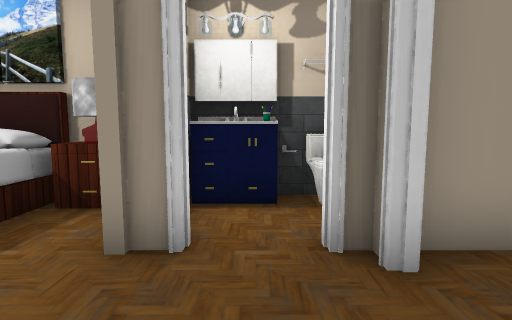
[1] (above)

24 first-person views from a walk through a scene from a Unity 3-D project. The camera is 1.2 m above the floor, tilts 6° down and sees 80° across. The floor is counted in squares, 1 m on a side. Each view is taken from the middle of a square. On the plan, view 1 faces up. The plan holds only what a view shows up to about 13 squares ahead; the rest is blank. The place goes on beyond the plan. Some animated figures are left out. Door leaves are left out, so doorways stand open. Some surface patterns are stand-ins.

[2]
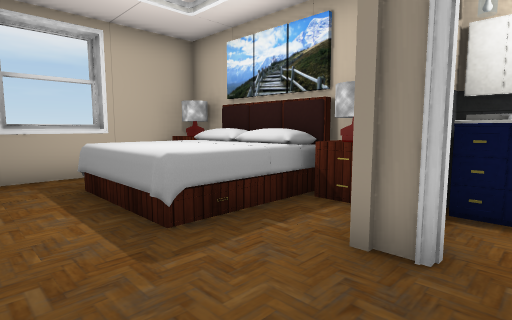

[3]
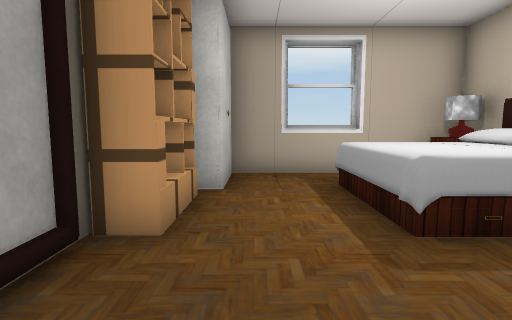

[4]
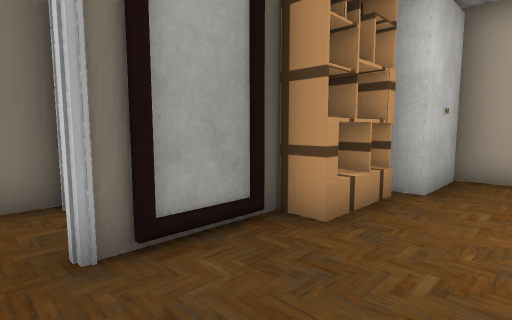

[5]
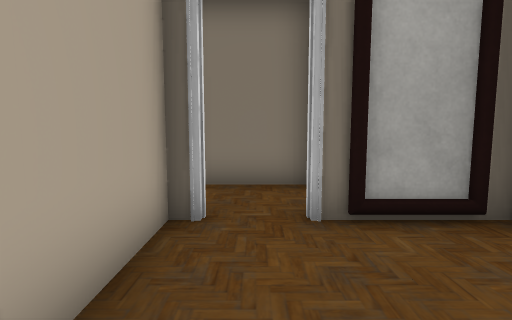

[6]
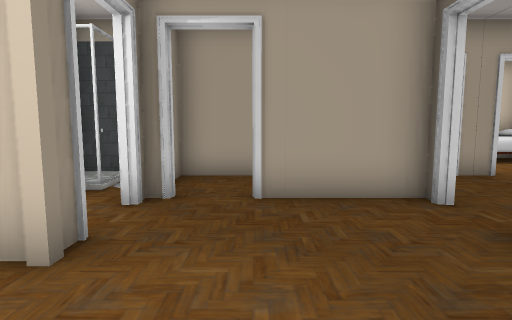

[7]
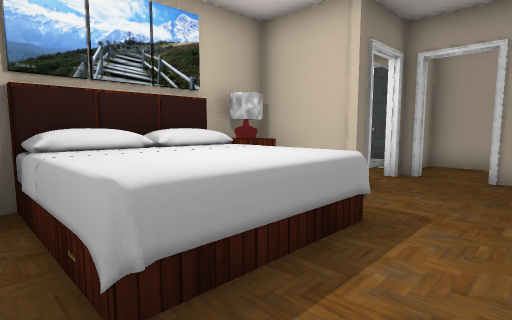

[8]
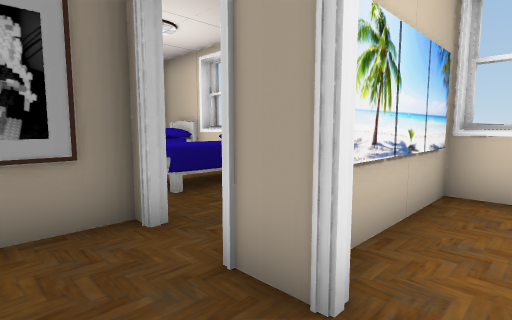

[9]
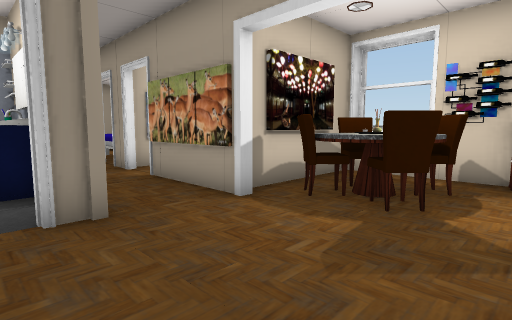

[10]
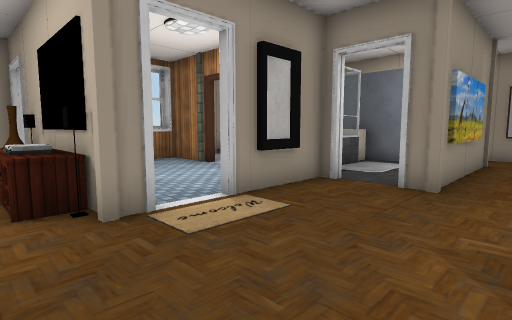

[11]
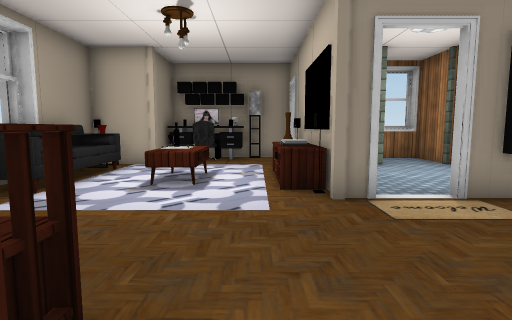

[12]
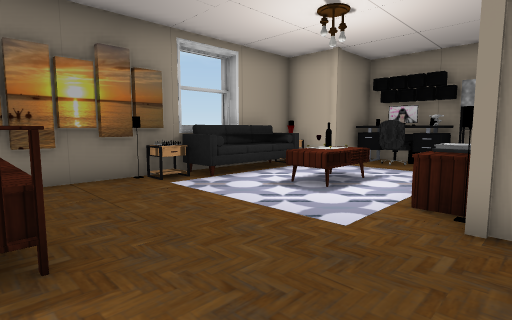

[13]
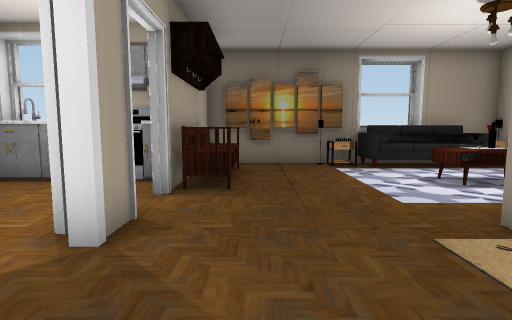

[14]
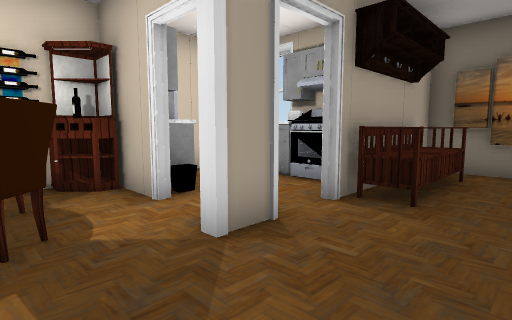

[15]
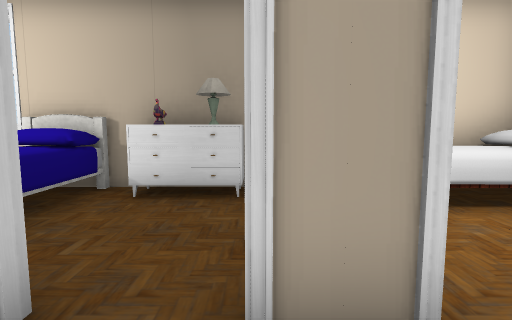

[16]
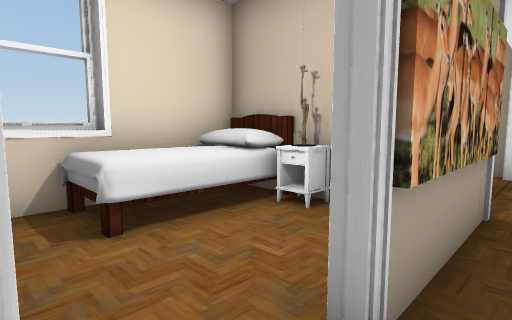

[17]
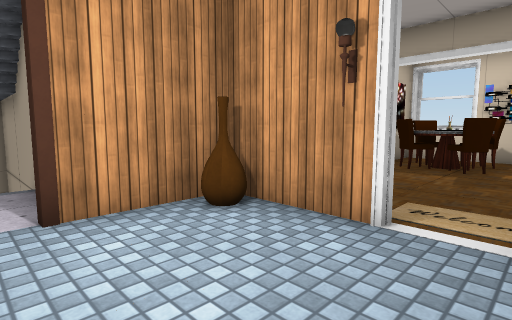

[18]
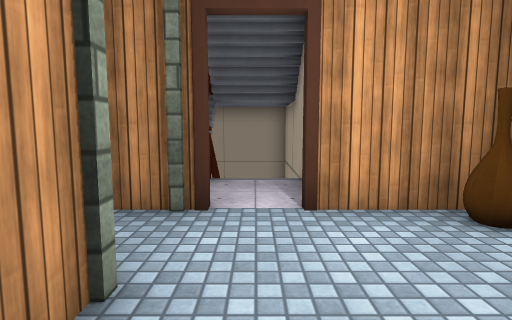

[19]
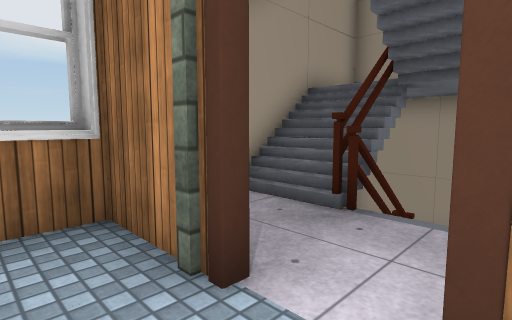

[20]
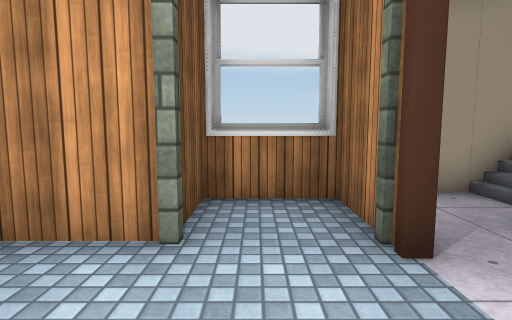

[21]
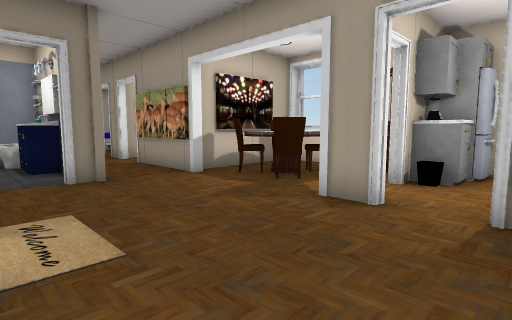

[22]
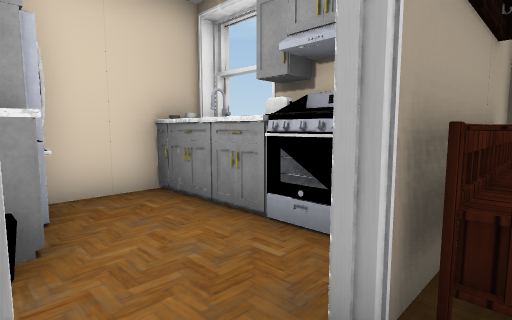

[23]
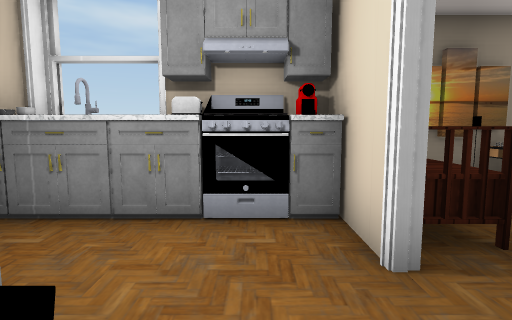

[24]
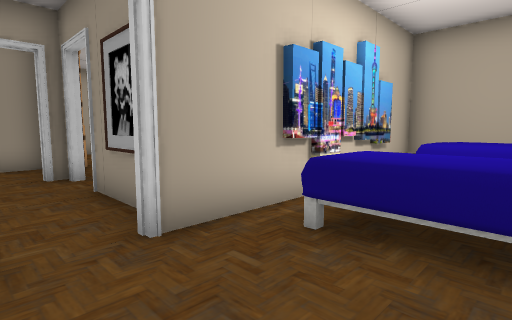

### Floor plan
Key: @ floor where view 1 was taken; # wall or solid block; . floor; / step, stairs or slope; D open door; = window, fence, low wall or low ledge; ^ raised ledge; v drop or lower ground; O other object.
Columns run from 9 left of view 1 to 9 right of it. Each row starts with its distance up from view 1.
  5  #OOOOOO#OO  ##O #
  4  #OOOOO.#.O= #OO O
  3 ##.OOOO.OD####OOO##
  2 ##.OOOO...D..#   ##
  1 ##........D..#   #
  0  #.......@#  #OOOO
 -1  #O#OOO...#  #OOO#
 -2  ######O#D####..OO
 -3 #    #..D....D..OO
 -4 #  # #  D#O..D...#
 -5 #//###OO#O#..DOOO##
 -6 #//vv# #.OO..D..O##
 -7 #DD..  =.OO..#..OO#
 -8 #....   ..O..#..OO
 -9 # D#D# ##D#..#.OO#
-10 #DDOD#.O#DO..######
-11 ##......#....OOOO##
-12 ###O....#....OOOO#
-13   ##....D.....OO.O
-14 ####. ..D....#.#OO
-15 #DDOOOOOO....#.#OOO
-16 ##...............O#
-17 #O.. OO ....O#....#
-18 #OO. OOO ...O#OO^O#
-19 #OOO     ...O##O^^#
-20    #OOOO....OO   v
-21     OOOOOO###O
-22      O##  ####

Positions as (right, up) in squares from view 1, and headings:
1: (0, 0), facing up
2: (0, 0), facing up-left
3: (0, 0), facing left
4: (0, 1), facing down-left
5: (0, 2), facing down
6: (-4, 1), facing right
7: (-7, 0), facing up-right
8: (2, -6), facing up-right
9: (0, -14), facing up-right
10: (3, -16), facing up-left
11: (4, -16), facing left
12: (3, -14), facing down-left
13: (2, -11), facing down
14: (1, -12), facing down-right
15: (2, -4), facing right
16: (3, -5), facing down-right
17: (-5, -14), facing up-right
18: (-5, -14), facing up
19: (-4, -11), facing up-left
20: (-3, -11), facing left
21: (-1, -17), facing up-right
22: (3, -15), facing down-right
23: (5, -14), facing down
24: (7, -4), facing up-left
